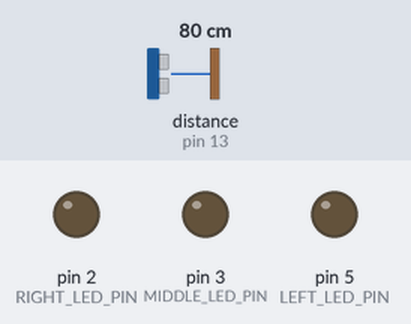
A sketch run on a simulated Arduino Uno, built with avr-gcc and run on an emulated ATmega328P. Parts: output pins drawn as LEDs (lit = HIGH). Inputs (shaded band) come from the test bench; at power-on: distance to the obstacle (sensor on pin 13) 80 cm. The echo pulse lasts 58.3 µs per cm; pins used as bus, display or sensor lines are not drawn.

Above: at 1.2 s.
1.3 s: distance to the obstacle (sensor on pin 13) set to 33 cm
2.8 s: distance to the obstacle (sensor on pin 13) set to 27 cm
At 3.7 s:
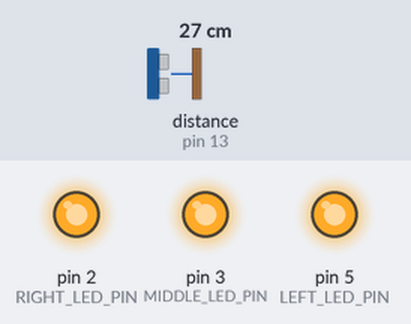
Timing chart, 0 to 5.8 s (numbered marks = the images above; inputs shaded):
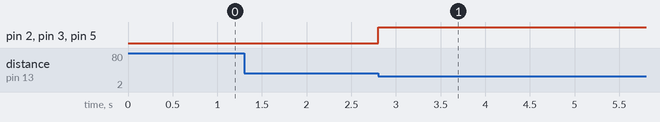

Measured:
- the behaviour switches between 30 and 29 cm on distance to the obstacle (sensor on pin 13) (found by bisection; images 0 and 1)
- after the input at 1.3 s, every drawn part: stays the same
- after the input at 2.8 s, pin 2 (RIGHT_LED_PIN), pin 3 (MIDDLE_LED_PIN), pin 5 (LEFT_LED_PIN): LOW → HIGH at once

The sketch:

light_detector.ino
```cpp
#include <NewPing.h>
#include <EEPROM.h>

#define TRIG_PIN 13
#define ECHO_PIN 12


const int LEFT_LED_PIN = 5;
const int MIDDLE_LED_PIN = 3;
const int RIGHT_LED_PIN = 2;
const int SENSOR_MIDDLE_PIN = A5;
const int EEPROM_ADDR = 1;
const int DISTANCE_LIMIT = 30;
const long INTERVAL = 20000;
const int DELAY_BETWEEN_LIGHT = 500;
const int TEMP_LIMIT = 200;
const unsigned long INTERVAL_FUNC = 3400;

NewPing sonar(ECHO_PIN, TRIG_PIN, 500);

int passage = 0;
unsigned long previousTime = 0;

void setup() {
  Serial.begin(9600);
  pinMode(LEFT_LED_PIN, OUTPUT);
  pinMode(MIDDLE_LED_PIN, OUTPUT);
  pinMode(RIGHT_LED_PIN, OUTPUT);
  pinMode(LED_BUILTIN, OUTPUT);
}

void loop() {
  unsigned long currentTime = millis();
  if (currentTime - previousTime >= INTERVAL_FUNC) {
    previousTime = currentTime;
    EEPROM.write(EEPROM_ADDR, passage);
  }

  unsigned int distance = sonar.ping_cm();
  if (distance < DISTANCE_LIMIT) {
    passage++;
    digitalWrite(LEFT_LED_PIN, HIGH);
    digitalWrite(MIDDLE_LED_PIN, HIGH);
    digitalWrite(RIGHT_LED_PIN, HIGH);
    digitalWrite(LED_BUILTIN, HIGH);
    delay(60000);
    digitalWrite(LEFT_LED_PIN, LOW);
    digitalWrite(MIDDLE_LED_PIN, LOW);
    digitalWrite(RIGHT_LED_PIN, LOW);
    digitalWrite(LED_BUILTIN, LOW);

  } else {
    digitalWrite(LEFT_LED_PIN, LOW);
    digitalWrite(MIDDLE_LED_PIN, LOW);
    digitalWrite(RIGHT_LED_PIN, LOW);
    digitalWrite(LED_BUILTIN, LOW);
  }
}
```
